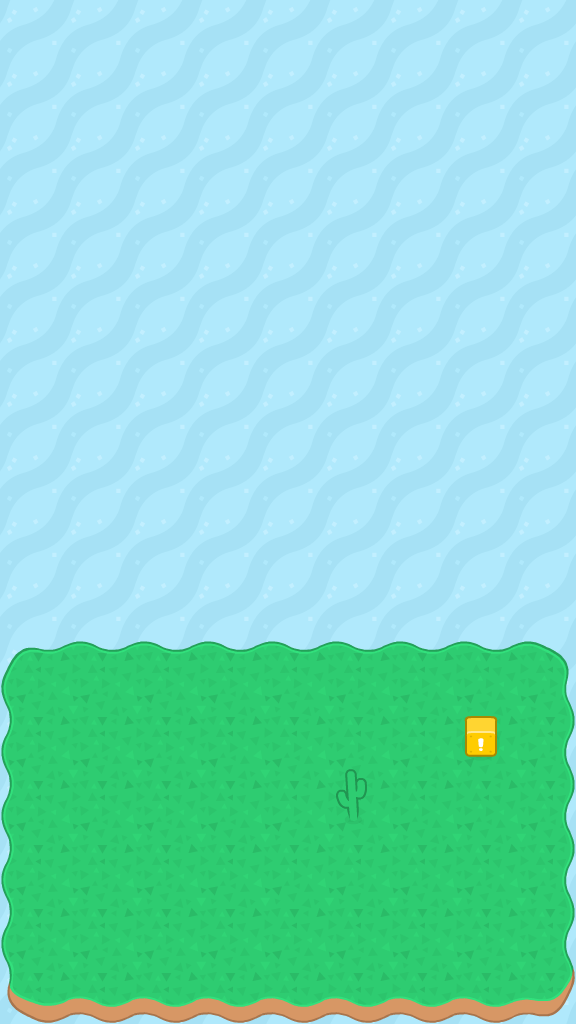

This is a level from a 2D game, rendered from its Tiled map with the project's own tilesets. A one-line summary and the complete map file follow:
An orthogonal 9x16 tile map with 64x64 px tiles, 3 tile layers (bg, Ground, obj).

<map version="1.5" tiledversion="1.7.1" orientation="orthogonal" renderorder="right-down" width="9" height="16" tilewidth="64" tileheight="64" infinite="0" nextlayerid="4" nextobjectid="1">
 <tileset firstgid="1" name="mapPack_spritesheet" tilewidth="64" tileheight="64" tilecount="196" columns="14">
  <image source="../assets/img/mapPack_spritesheet.png" width="896" height="896" />
 </tileset>
 <layer id="3" name="bg" width="9" height="16">
  <data encoding="csv">
71,71,71,71,71,71,44,71,71,
71,71,71,71,71,71,71,71,71,
71,71,71,71,71,71,71,71,71,
71,71,71,71,71,71,71,71,71,
71,71,71,71,71,71,71,71,71,
71,71,71,71,71,71,71,71,71,
71,71,71,71,71,71,71,71,71,
71,71,71,71,71,71,71,71,71,
71,71,71,71,71,71,71,71,71,
71,71,71,71,71,71,71,71,71,
71,71,71,71,71,71,71,71,71,
71,71,0,0,71,71,71,71,71,
71,0,71,0,71,0,0,71,71,
71,0,71,71,0,0,0,71,71,
71,0,71,71,0,0,0,71,71,
71,71,71,71,71,71,71,71,71
</data>
 </layer>
 <layer id="1" name="Ground" width="9" height="16">
  <data encoding="csv">
0,0,0,0,0,0,0,0,0,
0,0,0,0,0,0,0,0,0,
0,0,0,0,0,0,0,0,0,
0,0,0,0,0,0,0,0,0,
0,0,0,0,0,0,0,0,0,
0,0,0,0,0,0,0,0,0,
0,0,0,0,0,0,0,0,0,
0,0,0,0,0,0,0,0,0,
0,0,0,0,0,0,0,0,0,
0,0,0,0,0,0,0,0,0,
70,56,56,56,56,56,56,56,42,
55,41,41,41,41,41,41,41,27,
55,41,41,41,41,41,41,41,27,
55,41,41,41,41,41,41,41,27,
55,41,41,41,41,41,41,41,27,
25,11,11,11,11,11,11,11,192
</data>
 </layer>
 <layer id="2" name="obj" width="9" height="16">
  <data encoding="csv">
71,71,71,71,71,71,71,71,71,
0,0,0,0,0,0,0,0,0,
0,0,0,0,0,0,0,0,0,
0,0,0,0,0,0,0,0,0,
0,0,0,0,0,0,0,0,0,
0,0,0,0,0,0,0,0,0,
0,0,0,0,0,0,0,0,0,
0,0,0,0,0,0,0,0,0,
0,0,0,0,0,0,0,0,0,
0,0,0,0,0,0,0,0,0,
0,0,0,0,0,0,0,0,0,
0,0,0,0,0,0,0,118,0,
0,0,0,0,0,54,0,0,0,
0,0,0,0,0,0,0,0,0,
0,0,0,0,0,0,0,0,0,
0,0,0,0,0,0,0,0,0
</data>
 </layer>
</map>
